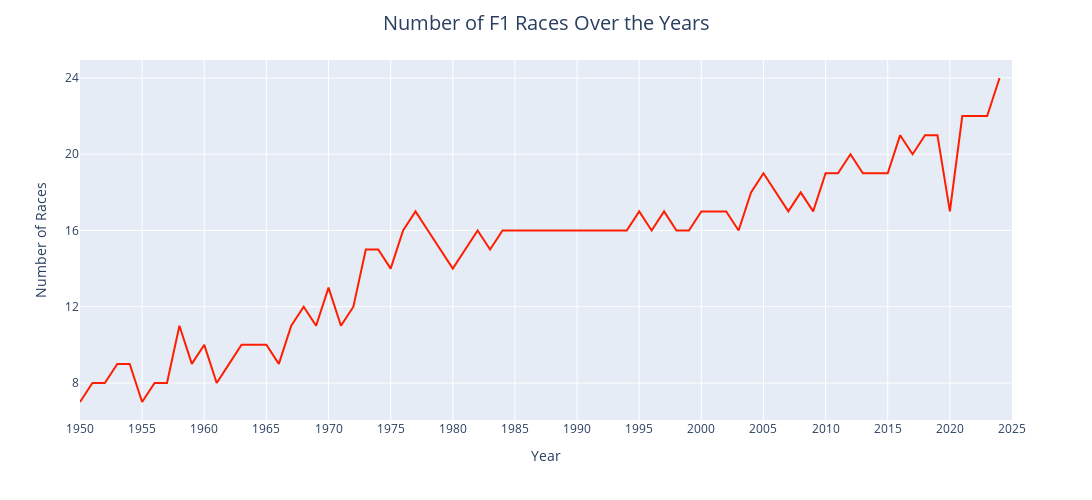

Here is the notebook cell this chart was saved with:
### Markdown cell above
It appears that a significant number of columns contain null values. However, these missing values are limited to columns related to the sprint qualifying format (which was introduced only in 2021), and the scheduled laps and distance. As these columns do not affect the race count, they will not impact the analysis. Therefore, I will proceed with grouping the data by year to count the number of races held each year and visualize the trend with a plot.

### Code cell
races_per_year = races.groupby('year').size().reset_index(name='number of races')

races_per_year_fig = px.line(
        data_frame=races_per_year,
        x='year',
        y='number of races',
        labels={'year':'Year', 'number of races':'Number of Races'},
        height=500,
        width=1500)

races_per_year_fig.update_traces(
        line=dict(color='#FF1E00'),
        hovertemplate='<b>Year</b>: %{x}<br>' +
                '<b>Number of races</b>: %{y}<br>',
        hoverlabel=dict(
        font=dict(size=12),
        bgcolor='rgba(255, 255, 255, 1)'
        ))

races_per_year_fig.update_layout(
        title=dict(
                text='Number of F1 Races Over the Years',
                x=0.5,
                font=dict(size=20)
        ),
        xaxis=dict(
                dtick=5,
                range=[races_per_year['year'].min(), races_per_year['year'].max() + 1]
        ),
        yaxis=dict(
                tickmode='linear',
                dtick=4
        ))

races_per_year_fig.show()

pio.write_image(races_per_year_fig, image_path+'races_per_year.png', width=1500, height=500)
display(Image(filename=image_path+'races_per_year.png'))

### Figure 1 — Plotly figure (JSON) as saved in the notebook; plotly's stock layout.template omitted (floating-point values rounded to 4 significant figures)
{"data": [{"hoverlabel": {"bgcolor": "rgba(255, 255, 255, 1)", "font": {"size": 12}}, "hovertemplate": "<b>Year</b>: %{x}<br><b>Number of races</b>: %{y}<br>", "legendgroup": "", "line": {"color": "#FF1E00", "dash": "solid"}, "marker": {"symbol": "circle"}, "mode": "lines", "name": "", "orientation": "v", "showlegend": false, "type": "scatter", "x": [1950, 1951, 1952, 1953, 1954, 1955, 1956, 1957, 1958, 1959, 1960, 1961, 1962, 1963, 1964, 1965, 1966, 1967, 1968, 1969, 1970, 1971, 1972, 1973, 1974, 1975, 1976, 1977, 1978, 1979, 1980, 1981, 1982, 1983, 1984, 1985, 1986, 1987, 1988, 1989, 1990, 1991, 1992, 1993, 1994, 1995, 1996, 1997, 1998, 1999, 2000, 2001, 2002, 2003, 2004, 2005, 2006, 2007, 2008, 2009, 2010, 2011, 2012, 2013, 2014, 2015, 2016, 2017, 2018, 2019, 2020, 2021, 2022, 2023, 2024], "xaxis": "x", "y": [7, 8, 8, 9, 9, 7, 8, 8, 11, 9, 10, 8, 9, 10, 10, 10, 9, 11, 12, 11, 13, 11, 12, 15, 15, 14, 16, 17, 16, 15, 14, 15, 16, 15, 16, 16, 16, 16, 16, 16, 16, 16, 16, 16, 16, 17, 16, 17, 16, 16, 17, 17, 17, 16, 18, 19, 18, 17, 18, 17, 19, 19, 20, 19, 19, 19, 21, 20, 21, 21, 17, 22, 22, 22, 24], "yaxis": "y"}], "layout": {"height": 500, "legend": {"tracegroupgap": 0}, "margin": {"t": 60}, "title": {"font": {"size": 20}, "text": "Number of F1 Races Over the Years", "x": 0.5}, "width": 1500, "xaxis": {"anchor": "y", "domain": [0, 1], "dtick": 5, "range": [1950, 2025], "title": {"text": "Year"}}, "yaxis": {"anchor": "x", "domain": [0, 1], "dtick": 4, "tickmode": "linear", "title": {"text": "Number of Races"}}}}
